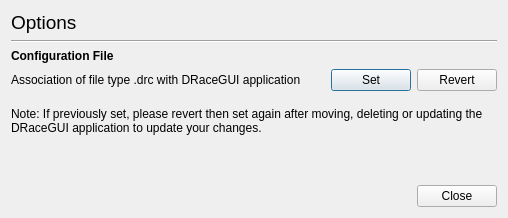
<?xml version="1.0" encoding="UTF-8"?>
<ui version="4.0">
 <class>Options_Dialog</class>
 <widget class="QDialog" name="Options_Dialog">
  <property name="geometry">
   <rect>
    <x>0</x>
    <y>0</y>
    <width>508</width>
    <height>218</height>
   </rect>
  </property>
  <property name="sizePolicy">
   <sizepolicy hsizetype="Expanding" vsizetype="Expanding">
    <horstretch>0</horstretch>
    <verstretch>0</verstretch>
   </sizepolicy>
  </property>
  <property name="minimumSize">
   <size>
    <width>0</width>
    <height>200</height>
   </size>
  </property>
  <property name="maximumSize">
   <size>
    <width>16777215</width>
    <height>16777215</height>
   </size>
  </property>
  <property name="windowTitle">
   <string>Options</string>
  </property>
  <layout class="QVBoxLayout" name="verticalLayout_4">
   <item>
    <layout class="QVBoxLayout" name="verticalLayout_3">
     <item>
      <layout class="QVBoxLayout" name="verticalLayout">
       <item>
        <widget class="QLabel" name="label_3">
         <property name="font">
          <font>
           <pointsize>14</pointsize>
          </font>
         </property>
         <property name="text">
          <string>Options</string>
         </property>
        </widget>
       </item>
       <item>
        <widget class="Line" name="line">
         <property name="orientation">
          <enum>Qt::Horizontal</enum>
         </property>
        </widget>
       </item>
      </layout>
     </item>
     <item>
      <layout class="QVBoxLayout" name="verticalLayout_2">
       <item>
        <widget class="QLabel" name="label_2">
         <property name="font">
          <font>
           <weight>75</weight>
           <bold>true</bold>
          </font>
         </property>
         <property name="text">
          <string>Configuration File</string>
         </property>
        </widget>
       </item>
       <item>
        <layout class="QHBoxLayout" name="horizontalLayout">
         <item>
          <widget class="QLabel" name="label">
           <property name="text">
            <string>Association of file type .drc with DRaceGUI application</string>
           </property>
          </widget>
         </item>
         <item>
          <spacer name="horizontalSpacer">
           <property name="orientation">
            <enum>Qt::Horizontal</enum>
           </property>
           <property name="sizeHint" stdset="0">
            <size>
             <width>40</width>
             <height>20</height>
            </size>
           </property>
          </spacer>
         </item>
         <item>
          <widget class="QPushButton" name="set_registry">
           <property name="text">
            <string>Set</string>
           </property>
          </widget>
         </item>
         <item>
          <widget class="QPushButton" name="revert_registry">
           <property name="text">
            <string>Revert</string>
           </property>
          </widget>
         </item>
        </layout>
       </item>
       <item>
        <spacer name="verticalSpacer_2">
         <property name="orientation">
          <enum>Qt::Vertical</enum>
         </property>
         <property name="sizeType">
          <enum>QSizePolicy::Fixed</enum>
         </property>
         <property name="sizeHint" stdset="0">
          <size>
           <width>20</width>
           <height>10</height>
          </size>
         </property>
        </spacer>
       </item>
       <item>
        <widget class="QLabel" name="label_4">
         <property name="sizePolicy">
          <sizepolicy hsizetype="Preferred" vsizetype="Preferred">
           <horstretch>0</horstretch>
           <verstretch>0</verstretch>
          </sizepolicy>
         </property>
         <property name="text">
          <string>Note: If previously set, please revert then set again after moving, deleting or updating the DRaceGUI application to update your changes.</string>
         </property>
         <property name="textFormat">
          <enum>Qt::AutoText</enum>
         </property>
         <property name="scaledContents">
          <bool>false</bool>
         </property>
         <property name="wordWrap">
          <bool>true</bool>
         </property>
        </widget>
       </item>
      </layout>
     </item>
     <item>
      <spacer name="verticalSpacer">
       <property name="orientation">
        <enum>Qt::Vertical</enum>
       </property>
       <property name="sizeHint" stdset="0">
        <size>
         <width>20</width>
         <height>40</height>
        </size>
       </property>
      </spacer>
     </item>
     <item alignment="Qt::AlignBottom">
      <widget class="QDialogButtonBox" name="buttonBox">
       <property name="enabled">
        <bool>true</bool>
       </property>
       <property name="sizePolicy">
        <sizepolicy hsizetype="Expanding" vsizetype="Fixed">
         <horstretch>0</horstretch>
         <verstretch>0</verstretch>
        </sizepolicy>
       </property>
       <property name="standardButtons">
        <set>QDialogButtonBox::Close</set>
       </property>
      </widget>
     </item>
    </layout>
   </item>
  </layout>
 </widget>
 <resources/>
 <connections/>
</ui>
